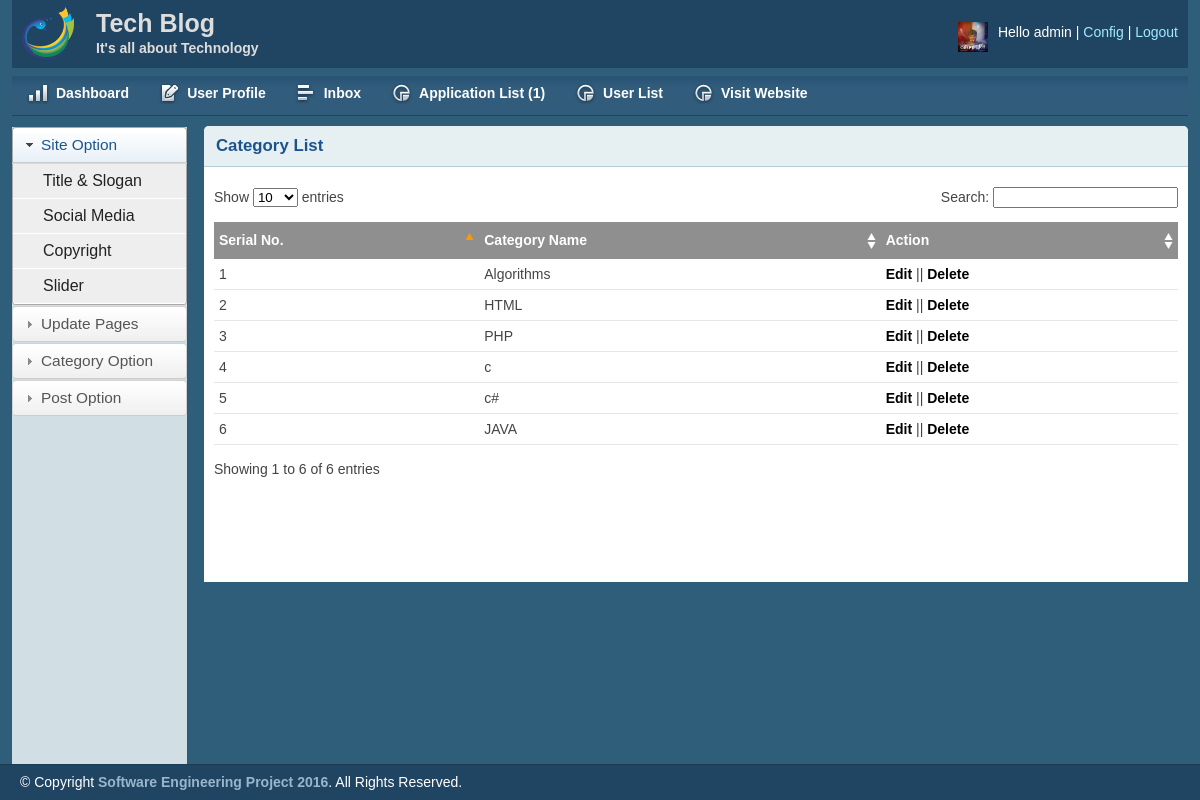
The page /admin/catlist.php (signed in) on the database its author committed.
### tables this page shows
CREATE TABLE IF NOT EXISTS `tbl_category` (
  `cat_id` int(2) NOT NULL AUTO_INCREMENT,
  `cat_name` varchar(55) NOT NULL,
  PRIMARY KEY (`cat_id`)
);

### lib/Database.php (called while the page is built, shortened)
<?php
Class Database{
	public $host   = DB_HOST;
	public $user   = DB_USER;
	public $pass   = DB_PASS;
	public $dbname = DB_NAME;
	public $link;
	private function connectDB(){
	$this->link = new mysqli($this->host, $this->user, $this->pass, $this->dbname);
 }
	public function select($query){
		$result = $this->link->query($query) or die($this->link->error.__LINE__);
		if($result->num_rows > 0){
			return $result;
		} else {
			return false;
		}
	}
}

### lib/Session.php (called while the page is built, shortened)
<?php
class Session
{
	public static function get($key){
		if (isset($_SESSION[$key])) {
			return $_SESSION[$key];
		}else{
			return false;
		}
	}
}
?>

### admin/catlist.php (the view, shortened to what this page needs)
<?php include 'inc\header.php';?>
        <div class="grid_10">
            <div class="box round first grid">
                <h2>Category List</h2>
                <div class="block">
                    <table class="data display datatable" id="example">
					<thead>
						<tr>
							<th>Serial No.</th>
							<th>Category Name</th>
							<th>Action</th>
						</tr>
					</thead>
					<tbody>
					<?php
						$query="SELECT * FROM tbl_category order by cat_id desc";
						$category=$db->select($query);
						if ($category) {
							$i=1;
							while ($result=$category->fetch_assoc()) {
					?>
						<tr class="odd gradeX">
							<td><?php echo $i;?></td>
							<td><?php echo $result['cat_name'];?></td>
							<td><a href="editcat.php?catid=<?php echo $result['cat_id'];?>">Edit</a> || <a onclick="return confirm('Are you Sure to Delete This Category and Related Post???');" href="?catid=<?php echo $result['cat_id'];?>">Delete</a></td>
						</tr>
					<?php
							$i++;
							}
						}
					?>
					</tbody>
				</table>
               </div>
            </div>
        </div>
    </div>
<?php include 'inc\footer.php';?>

### admin/inc/header.php (shortened to what this page needs)
<?php
 include '../lib/Session.php';
 ?>
<?php include '../lib/Database.php';?>
<?php
    $db=new Database();
$admin_name=Session::get("username");
?>
<?php
    if (Session::get("admin_id")!=null) {
            $id=Session::get("admin_id");
    }
    ?>
<!DOCTYPE html>
<html>
<head>
    <link rel="stylesheet" type="text/css" href="css/reset.css" media="screen" />
    <link rel="stylesheet" type="text/css" href="css/text.css" media="screen" />
    <link rel="stylesheet" type="text/css" href="css/grid.css" media="screen" />
    <link rel="stylesheet" type="text/css" href="css/layout.css" media="screen" />
    <link rel="stylesheet" type="text/css" href="css/nav.css" media="screen" />
    <link href="css/fancy-button/fancy-button.css" rel="stylesheet" type="text/css" />
    <link href="css/themes/base/jquery.ui.all.css" rel="stylesheet" type="text/css" />
</head>
<body>
    <div class="container_12">
        <div class="grid_12 header-repeat">
            <div id="branding">
                 <div class="floatleft logo">
                    <img src="img/logo.png" alt="Logo" />
				</div>
				<div class="floatleft middle">
					<h1>Tech Blog</h1>
					<p>It's all about Technology </p>
				</div>
                <div class="floatright">
                    <div class="floatleft">
                     <?php
                    $query="SELECT admin_image
                     FROM tbl_admins
                     WHERE admin_id=$id";
                        $post=$db->select($query);
                        if ($post) {
                            while ($result=$post->fetch_assoc()){
                ?>
                        <img src="<?php
                                if (empty($result['admin_image'])) {
                                   echo "upload/profile/post1.jpg";
                                }
                                else{
                                    echo $result['admin_image'];
                                }
                                ?>" alt="Profile Pic" style="height: 30px;" /></div>
                    <?php }}
                    ?>
                    <div class="floatleft marginleft10">
                        <ul class="inline-ul floatleft">
                            <li>Hello <?php echo $admin_name;?></li>
                            <li><a href="editprofile.php">Config</a></li>
                            <li><a href="?action=logout">Logout</a></li>
                        </ul>
                    </div>
                </div>
            </div>
        </div>
        <div class="grid_12">
            <ul class="nav main">
                <li class="ic-dashboard"><a href="index.php"><span>Dashboard</span></a> </li>
                <li class="ic-form-style"><a href="editprofile.php"><span>User Profile</span></a></li>
				<li class="ic-grid-tables"><a href="inbox.php"><span>Inbox
                </span></a></li>
                <?php
                    if (Session::get("role")==1) {
                ?>
                <li class="ic-charts"><a href="application_list.php"><span>Application List
                    <?php
                        $query="SELECT * FROM tbl_application";
                        $contact=$db->select($query);
                        if ($contact) {
                            $count=mysqli_num_rows($contact);
                            echo "(".$count.")";
                        }
                            ?>
                </span></a></li>
                <li class="ic-charts"><a href="userlist.php"><span>User List</span></a></li>
                <?php }?>
                <li class="ic-charts"><a target = '_blank' href="../index.php"><span>Visit Website</span></a></li>
            </ul>
        </div>
        <div class="grid_2">
            <div class="box sidemenu">
                <div class="block" id="section-menu">
                     <ul class="section menu">
                       <li><a class="menuitem">Site Option</a>
                            <ul class="submenu">
                                <li><a href="titleslogan.php">Title & Slogan</a></li>
                                <li><a href="social.php">Social Media</a></li>
                                <li><a href="copyright.php">Copyright</a></li>
                                <li><a href="slider.php">Slider</a></li>
                            </ul>
                        </li>
                         <li><a class="menuitem">Update Pages</a>
                        </li>
						<li><a class="menuitem">Category Option</a>
                        </li>
                        <li><a class="menuitem">Post Option</a>
                        </li>
                    </ul>
                </div>
            </div>
        </div>

### admin/css/layout.css (style rules this page uses)
body { background: #fff none repeat scroll 0 0; color: #444; font-size: 14px; padding: 0; }
.floatleft { float:left; }
.logo img { margin-top: -15px; width: 52px; }
.middle { margin-left: 22px; margin-top: -14px; }
.middle h1 { color:#ddd;margin:0 }
.middle p { color: #ddd; margin: 0; font-weight: bold; }
.floatright { float:right; }
.inline-ul li { display:inline; color:#fff; }
.marginleft10 { margin-left:10px; }
a { color: #000; font-weight:bold; text-decoration: none; }
.container_12, .container_16 { background:#2E5E79; }
h1, h2, h3, h4, h5, h6 { line-height:1.2em; margin-bottom:.3em; }
h2 { margin-top:1em; }
#branding { font-weight: normal; margin-bottom: 0; padding: 22px 10px 3px; text-align: left; }
.header-repeat { background:url(../img/header-repeat.jpg) repeat-x; }
#branding a { color:#A1EAFF; font-weight:normal; }
#branding a:before { content:" | "; color:#fff; }
#branding ul, #branding ul li { margin:0px; padding:0px; }
#branding li { padding:0px 0px 0px 0px !important; }
.box { background:#fff; margin-bottom:20px; padding:10px 10px 10px 10px; margin-left:-8px; }
.box.grid { padding-bottom:40px; }
.box.round { -moz-border-radius: 5px 5px 0px 0px; -webkit-border-radius: 5px 5px 0px 0px; border-radius: 5px 5px 0px 0px; }
.box h2 { font-size:1.2em; font-weight:bold; color:#1B548D; background:#E6F0F3; margin:-10px -10px 0 -10px; padding:10px 12px; border-bottom:1px solid #B3CBD6; -moz-border-radius: 5px 5px 0px 0px; -webkit-border-radius: 5px 5px 0px 0px; border-radius: 5px 5px 0px 0px; }
.box.first { min-height: 406px; }
.block { padding-top:20px; }
.box.sidemenu { background-color:#D1DEE4; border-right:1px solid #3A5665; padding:0px; margin:0px; cursor:pointer; }
.box.sidemenu .block { padding-top:0px; margin-top:0px; }
p { margin-bottom:1em; }
ul, ol { padding-top:0; }
ul.menu { list-style:none; border-top:1px solid #bbb; }
ul.menu li { margin:0; }
ul.menu li a { display:block; padding:4px 10px; border-bottom:1px solid #ccc; }
ul.menu ul { list-style:none; margin:0; }
ul.menu ul li a { padding-left:30px; }
ul.section { border-top:0; margin-bottom:0; }
ul.section li a { background:url(../img/sidemenu-repeat.jpg) repeat-x; line-height:26px; padding-left:28px; }
ul.section li li a { background:#ddd; border-bottom:1px solid #eee; }
ul.section ul li { text-transform:none; }
ul.section ul.current li a { background: #eee none repeat scroll 0 0; border-bottom: 1px solid #fff; font-size: 16px; font-weight: normal; }
ul.section li a.current { color:#1B548D; background:url(../img/sidemenu-repeat-hover.jpg) repeat-x; }
.block { padding-bottom:1px; }
table.display { margin: 0 auto; clear: both; width: 100%; }
.sorting_asc { background: #8f8f8f url(../img/table/sort_asc.png) no-repeat center right; padding:8px 5px; text-align:left; color:#fff; }
.sorting { background:#8f8f8f url(../img/table/sort_both.png) no-repeat center right; padding:8px 5px; text-align:left; color:#fff; }
tr.odd { height: 30px; line-height: 30px; border-bottom:1px solid #e6e6e6; }
tr.even { height: 30px; line-height: 30px; border-bottom:1px solid #e6e6e6; }
tr.odd td, tr.even td { padding-left:5px; }

### rows shown on the page
tbl_category: cat_name "Algorithms"
tbl_category: cat_name "HTML"
tbl_category: cat_name "PHP"
tbl_category: cat_name "c"
tbl_category: cat_name "c#"
tbl_category: cat_name "JAVA"

### other values the page prints
$admin_name "admin"
$count "1"
